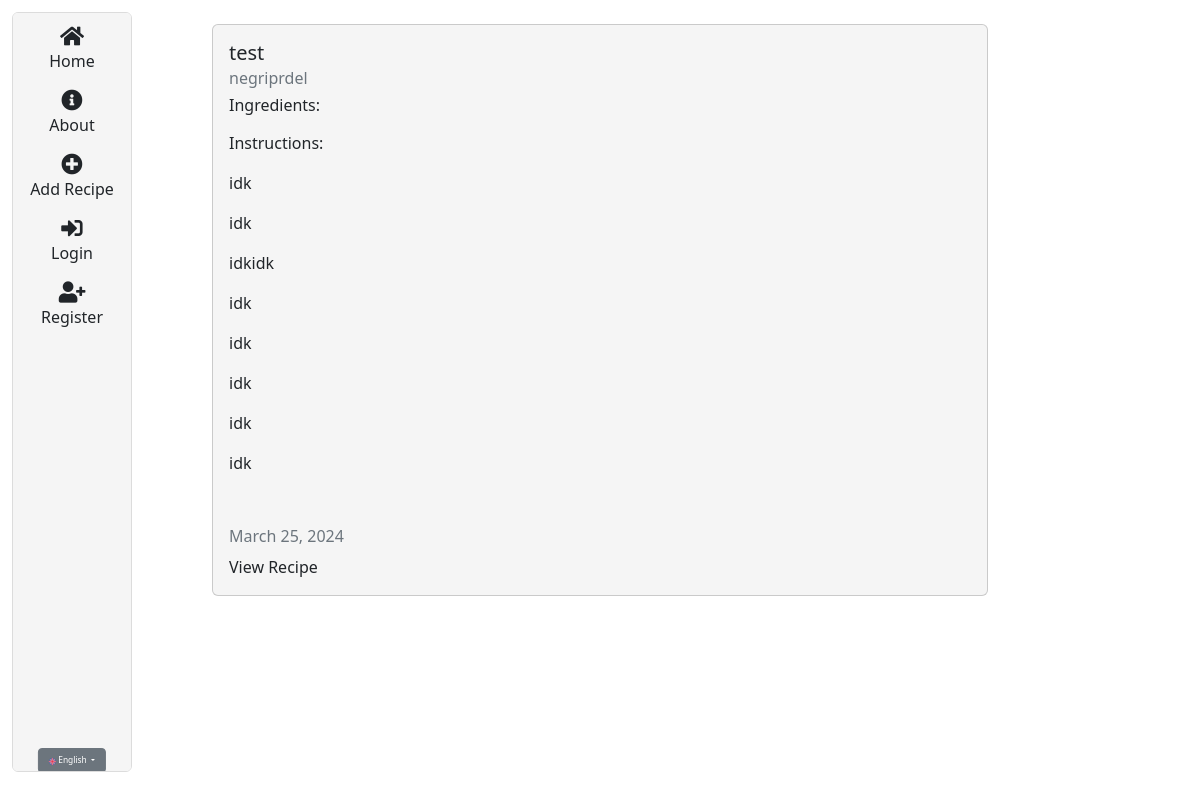
Before: /en/ with the older database file.
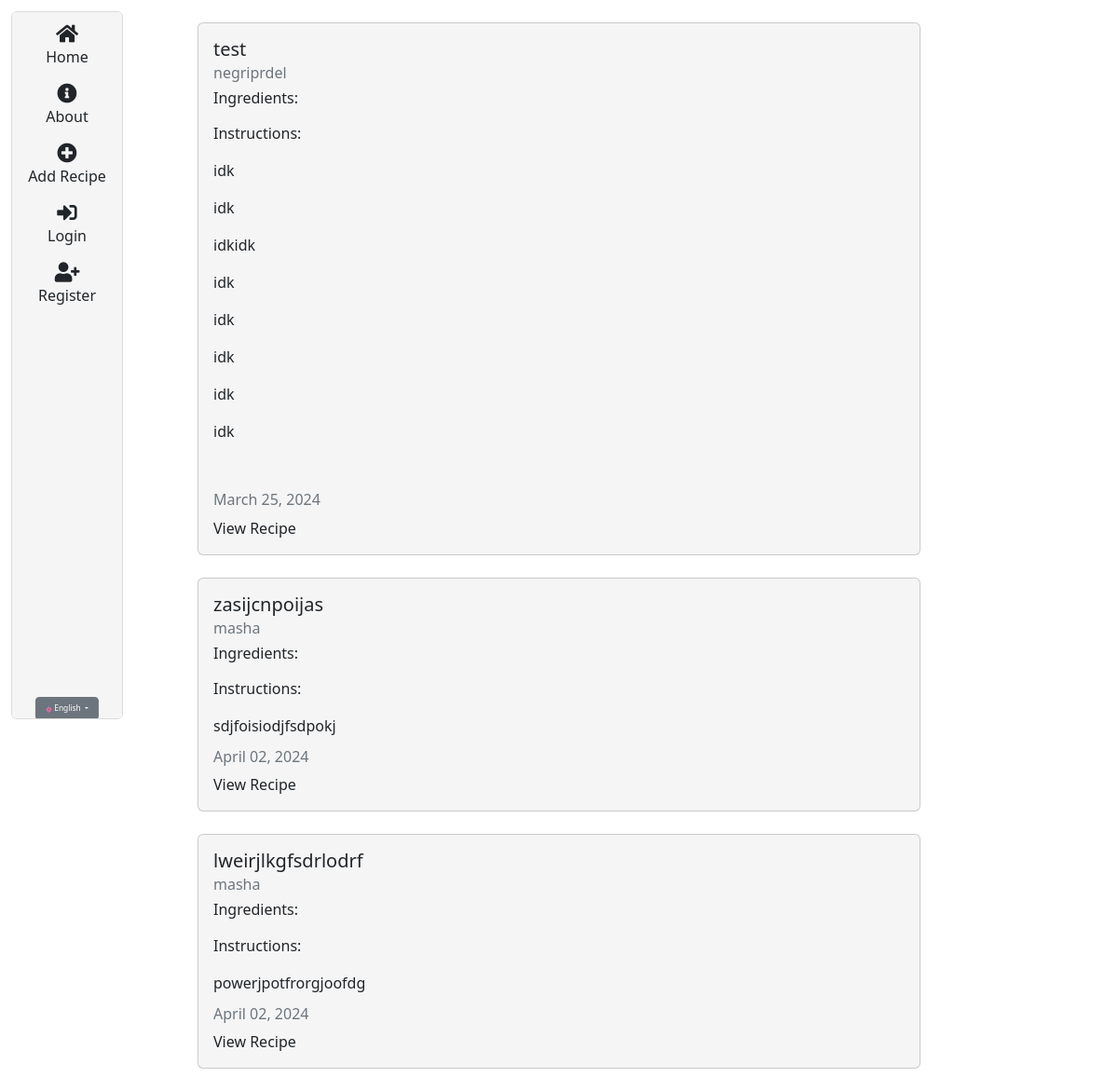
After: the same page with the newer database file.
### recipes/models.py (models this page shows, shortened)
class Recipe(models.Model):
  title = models.CharField(max_length=100)
  description = RichTextField(blank=True, null=True)
  author = models.ForeignKey(User, on_delete=models.CASCADE)
  created_at = models.DateTimeField(auto_now_add=True)
  updated_at = models.DateTimeField(auto_now=True)
  ingredients = models.ManyToManyField(Ingredient)
  likes = models.ManyToManyField(User, related_name='blog_posts')

### recipes/views.py (the view)
# urls.py: path('', views.RecipeListView.as_view(), name="recipes-home"),
class RecipeListView(ListView):
  model = models.Recipe
  template_name = 'recipes/home.html'
  context_object_name = 'recipes'

### recipes/templates/recipes/home.html (shortened to what this page needs)
{% extends "recipes/box.html" %}
{% load i18n %}
{% block content %}
{% for recipe in recipes %}
<div class="card my-4">
  <div class="card-body">
    <h5 class="card-title">{{ recipe.title }}</h5>
    <h6 class="card-subtitle mb-2 text-muted">{{ recipe.author }}</h6>
    <h6>{% trans "Ingredients:" %}</h6>
    <p class="card-text">{% trans "Instructions:" %} {{ recipe.description | safe }}</p>
    <h6 class="card-subtitle mb-2 text-muted">
      {{ recipe.updated_at|date:"F d, Y" }}
    </h6>
    <a href="{% url 'recipes-detail' recipe.pk %}" class="card-link no-style">{% trans "View Recipe" %}</a>
  </div>
</div>
{% endfor %}
{% endblock content %}

Changed rows visible on the page:
added Recipe: title "zasijcnpoijas", author "masha", description "sdjfoisiodjfsdpokj", updated_at "April 02, 2024"
added Recipe: title "lweirjlkgfsdrlodrf", author "masha", description "powerjpotfrorgjoofdg", updated_at "April 02, 2024"
